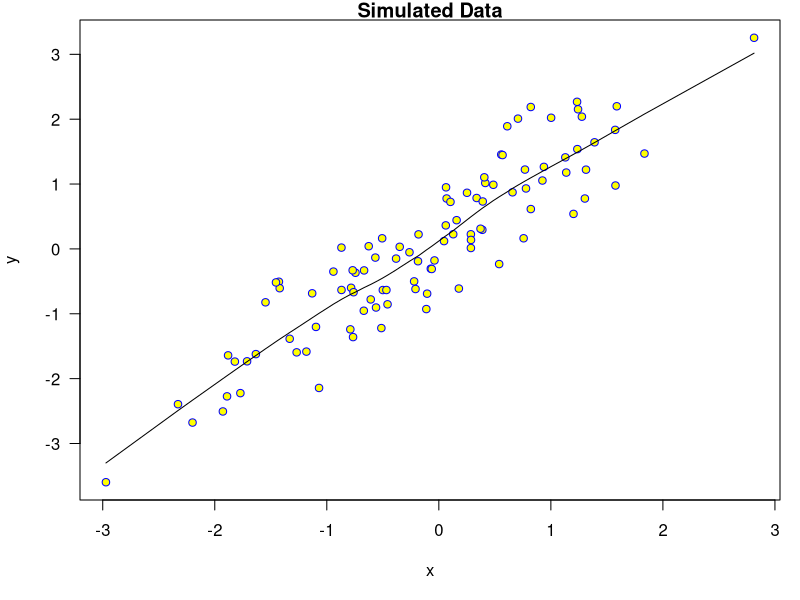

The R script that drew this image:
## ---- chunk 1
time <- format(Sys.time(), "%a %b %d %X %Y")
rand <- rnorm(1)
## ---- chunk 2
x <- rnorm(100); y <- x + rnorm(100, sd=0.5)
## ---- chunk 3
par(mar=c(5,4,1,1), las=1)
plot(x,y, main="Simulated Data", pch=21, col="blue", bg="yellow")
lines(stats::lowess(y~x))
